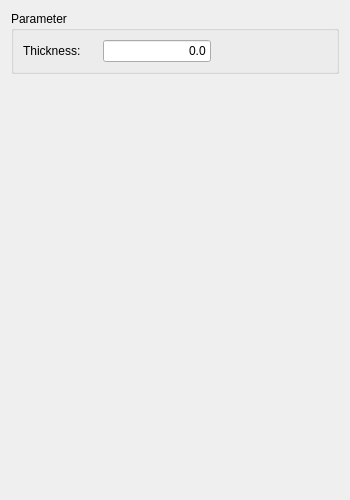
<?xml version="1.0" encoding="UTF-8"?>
<ui version="4.0">
 <class>Form</class>
 <widget class="QWidget" name="Form">
  <property name="geometry">
   <rect>
    <x>0</x>
    <y>0</y>
    <width>350</width>
    <height>500</height>
   </rect>
  </property>
  <property name="windowTitle">
   <string>Shell thickness parameter</string>
  </property>
  <layout class="QVBoxLayout" name="verticalLayout">
   <item>
    <widget class="QGroupBox" name="groupBox_3">
     <property name="maximumSize">
      <size>
       <width>16777215</width>
       <height>1677215</height>
      </size>
     </property>
     <property name="title">
      <string>Parameter</string>
     </property>
     <layout class="QVBoxLayout" name="verticalLayout_5">
      <item>
       <layout class="QFormLayout" name="formLayout_1">
        <property name="fieldGrowthPolicy">
         <enum>QFormLayout::AllNonFixedFieldsGrow</enum>
        </property>
        <item row="1" column="1">
         <widget class="Gui::InputField" name="if_thickness">
          <property name="sizePolicy">
           <sizepolicy hsizetype="Fixed" vsizetype="Fixed">
            <horstretch>0</horstretch>
            <verstretch>0</verstretch>
           </sizepolicy>
          </property>
          <property name="minimumSize">
           <size>
            <width>80</width>
            <height>20</height>
           </size>
          </property>
          <property name="layoutDirection">
           <enum>Qt::LeftToRight</enum>
          </property>
          <property name="text">
           <string>0.0</string>
          </property>
          <property name="alignment">
           <set>Qt::AlignRight|Qt::AlignTrailing|Qt::AlignVCenter</set>
          </property>
          <property name="singleStep" stdset="0">
           <double>1.000000000000000</double>
          </property>
          <property name="maximum" stdset="0">
           <double>1000000000.000000000000000</double>
          </property>
          <property name="unit" stdset="0">
           <string notr="true">mm</string>
          </property>
          <property name="decimals" stdset="0">
           <number>2</number>
          </property>
          <property name="value" stdset="0">
           <double>0.000000000000000</double>
          </property>
         </widget>
        </item>
        <item row="1" column="0">
         <widget class="QLabel" name="l_thickness">
          <property name="text">
           <string>Thickness:     </string>
          </property>
         </widget>
        </item>
       </layout>
      </item>
     </layout>
    </widget>
   </item>
   <item>
    <spacer name="verticalSpacer_2">
     <property name="orientation">
      <enum>Qt::Vertical</enum>
     </property>
     <property name="sizeHint" stdset="0">
      <size>
       <width>20</width>
       <height>40</height>
      </size>
     </property>
    </spacer>
   </item>
  </layout>
 </widget>
 <customwidgets>
  <customwidget>
   <class>Gui::InputField</class>
   <extends>QLineEdit</extends>
   <header>Gui/InputField.h</header>
  </customwidget>
 </customwidgets>
 <resources/>
 <connections/>
</ui>
